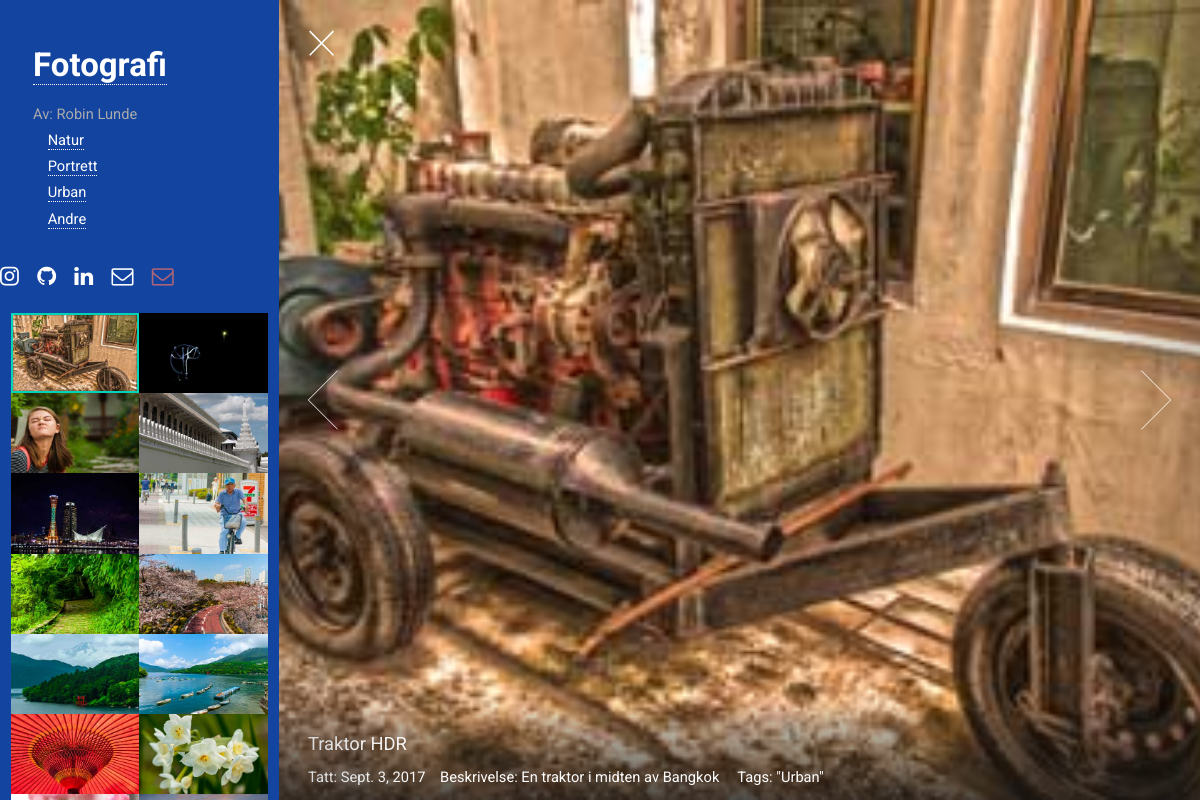
The page /images/preview/no on the database its author committed.
### images/models.py (models this page shows, shortened)
class Image(models.Model):
	id = models.AutoField(primary_key=True)
	date = models.DateField(help_text="Select date taken")
	name_no = models.CharField(max_length=30)
	comment_no = models.TextField()
	name_en = models.CharField(max_length=30)
	comment_en = models.TextField()
	name_jp = models.CharField(max_length=30)
	comment_jp = models.TextField()
	tags = models.ManyToManyField(Tag, help_text="Select tag for this picture")
	class Meta:
		ordering = ['id']

class Tag(models.Model):
	TAG_OPTS = (
		('pr', 'Preview'),
		('na', 'Nature'),
		('pe', 'People'),
		('ur', 'Urban'),
		('ot', 'Other'),
		)
	tag = models.CharField(max_length=2, choices=TAG_OPTS)

### images/views.py (the view)
# urls.py: url(r'^(?P<cat>[A-Za-z]{3,})/$', views.selection, name='selection'),
def selection(request, cat='', lang=''):
	err=''
	cat_short = {
		'': lambda x: 'pr',
		'preview': lambda x: 'pr',
		'nature': lambda x: 'na',
		'people': lambda x: 'pe',
		'urban': lambda x: 'ur',
		'other': lambda x: 'ot'
	}[cat](lambda x: '')
	if not (cat_short=='pr' or cat_short=='pe' or cat_short=='na' or cat_short=='ur' or cat_short=='ot'):
		err+='Category ' + cat + ' does not exists! Showing default!\n'
		cat_short='pr'
	if lang=='':
		lang='en'
	elif not (lang=='en' or lang=='no' or lang=='jp'):
		lang='en'
		err+='Language does not exists! Showing default!\n'
	tags = Tag.objects.filter(tag=cat_short)
	photo_list = get_list_or_404(Image, tags__in=tags)
	context = {	'photo_list': photo_list, 'err': err, 'cat': cat }
	page = 'images/index_' + lang + '.html'
	return render(request, page, context)

### images/templates/images/index_no.html (shortened to what this page needs)
<!DOCTYPE HTML>
{% load static %}
{% static "/images" as baseUrl %}
<html lang="no">
	<head>
		<link rel="stylesheet" href="{{ baseUrl }}/assets/css/main.css" />
		<link rel="stylesheet" href="{{ baseUrl }}/assets/css/rob.css" />
	</head>
	<body class="is-loading-0 is-loading-1 is-loading-2">
			<div id="main" style="background: #1344a0;">
					<header id="header">
						<h1 style="color: white;"> <a href="{% url 'images:index' lang='no' %}">Fotografi</a></h1>
						<div>Av: Robin Lunde
							<div class="myMenu" ;>
								<ul>
									<a href="{% url 'images:selection' cat='nature' lang='no' %}">Natur</a>
								</ul>
								<ul>
									<a href="{% url 'images:selection' cat='people' lang='no' %}">Portrett</a>
								</ul>
								<ul>
									<a href="{% url 'images:selection' cat='urban' lang='no' %}">Urban</a>
								</ul>
								<ul>
									<a href="{% url 'images:selection' cat='other' lang='no' %}">Andre</a>
								</ul>
							</div>
						</div>
					</header>
					<ul class="icons" style="color: white;">
							<li><a href="https://www.instagram.com/robinlunde/" target="_blank" class="icon fa-instagram"><span class="label">Instagram</span></a></li>
							<li><a href="https://github.com/Robiq" target="_blank" class="icon fa-github"><span class="label">Github</span></a></li>
							<li><a href="https://www.linkedin.com/in/robinlunde/" target="_blank" class="icon fa-linkedin"><span class="label">Email</span></a></li>
							<li><a href="mailto:robin@wub.no" class="icon fa-envelope-o"><span class="label">Mail Private</span></a></li>
							<li style="color: #FF7664;	opacity: 0.65;"><a href="mailto:robin@keio.jp" class="icon fa-envelope-o"><span class="label">Mail work</span></a></li>
						</ul>
					<section id="thumbnails">
						{% if photo_list %}
							{% for image in photo_list %}
								<article >
									<a class="thumbnail" href="{{ baseUrl }}/images/fulls/{{ image.id }}.jpg" data-position="center"><img src="{{ baseUrl }}/images/thumbs/{{ image.id }}.jpg" alt="" /></a>
									<div>
										<h2 style="color: white;">  {{ image.name_no }}</h2>
										<div style="color: white;">
											  Tatt: {{ image.date }}&emsp;Beskrivelse: {{ image.comment_no }}&emsp; Tags:
								        	{% for tag in image.tags.all %}
								        		 {% ifnotequal tag.get_tag_display "Preview" %}
								        		 "{{ tag.get_tag_display }}"
								        		 {% endifnotequal %}
								        	{% endfor %}
								    </div>
							    </div>
								</article>
							{% endfor %}
							{% else %}
							    <p>No photos are available.</p>
							{% endif %}
					</section>
			</div>
	</body>
</html>

### images/static/images/assets/css/main.css (style rules this page uses)
html, body, div, span, applet, object, iframe, h1, h2, h3, h4, h5, h6, p, blockquote, pre, a, abbr, acronym, address, big, cite, code, del, dfn, em, img, ins, kbd, q, s, samp, small, strike, strong, sub, sup, tt, var, b, u, i, center, dl, dt, dd, ol, ul, li, fieldset, form, label, legend, table, caption, tbody, tfoot, thead, tr, th, td, article, aside, canvas, details, embed, figure, figcaption, footer, header, hgroup, menu, nav, output, ruby, section, summary, time, mark, audio, video { margin: 0; padding: 0; border: 0; font-size: 100%; font: inherit; vertical-align: baseline; }
article, aside, details, figcaption, figure, footer, header, hgroup, menu, nav, section { display: block; }
body { line-height: 1; }
ol, ul { list-style: none; }
body { -webkit-text-size-adjust: none; }
*, *:before, *:after { -moz-box-sizing: border-box; -webkit-box-sizing: border-box; box-sizing: border-box; }
html, body { background-color: #101010; overflow: hidden; }
html { font-size: 16pt; }
@media screen and (max-width: 1680px) { html { font-size: 12pt; } }
@media screen and (max-width: 1280px) { html { font-size: 11pt; } }
body { background-color: #fff; color: #aaa; }
body, input, select, textarea { font-family: "Roboto", Helvetica, sans-serif; font-weight: 400; line-height: 1.65; font-size: 1em; color: #aaa; }
a { -moz-transition: color 0.25s ease, border-bottom-color 0.25s ease; -webkit-transition: color 0.25s ease, border-bottom-color 0.25s ease; -ms-transition: color 0.25s ease, border-bottom-color 0.25s ease; transition: color 0.25s ease, border-bottom-color 0.25s ease; border-bottom: dotted 1px; color: inherit; text-decoration: none; }
h1, h2, h3, h4, h5, h6 { font-weight: 400; line-height: 1.25; margin: 0 0 0.5em 0; color: #555; }
h1 a, h2 a, h3 a, h4 a, h5 a, h6 a { color: inherit; text-decoration: none; }
h2 { font-size: 1.25em; }
.icon { text-decoration: none; border-bottom: none; position: relative; }
.icon:before { -moz-osx-font-smoothing: grayscale; -webkit-font-smoothing: antialiased; font-family: FontAwesome; font-style: normal; font-weight: normal; text-transform: none !important; }
ul { list-style: disc; margin: 0 0 1.25em 0; padding-left: 1em; }
ul li { padding-left: 0.5em; }
ul.icons { cursor: default; list-style: none; padding-left: 0; }
ul.icons li { display: inline-block; padding: 0 1em 0 0; }
ul.icons li:last-child { padding-right: 0; }
ul.icons li .icon:before { font-size: 1.5rem; }
#main { -moz-transition: opacity 0.75s ease, right 0.75s ease, left 0.75s ease, visibility 0.75s; -webkit-transition: opacity 0.75s ease, right 0.75s ease, left 0.75s ease, visibility 0.75s; -ms-transition: opacity 0.75s ease, right 0.75s ease, left 0.75s ease, visibility 0.75s; transition: opacity 0.75s ease, right 0.75s ease, left 0.75s ease, visibility 0.75s; -webkit-overflow-scrolling: touch; position: fixed; top: 0; width: 22.5em; height: 100%; background: #fff; outline: 0; overflow-x: hidden; overflow-y: auto; text-align: left; visibility: visible; z-index: 10000; left: 0; }
@media screen and (max-width: 1280px) { #main { width: 19em; } }
#header { padding: 3em 2.25em 1.75em 2.25em ; }
#header h1 { font-size: 2.25em; font-weight: 700; }
#thumbnails { display: -moz-flex; display: -webkit-flex; display: -ms-flex; display: flex; -moz-flex-wrap: wrap; -webkit-flex-wrap: wrap; -ms-flex-wrap: wrap; flex-wrap: wrap; padding: 0 0.75em; }
#thumbnails article { position: relative; width: 50%; background: #101010; outline: 0; }
#thumbnails article .thumbnail { -webkit-tap-highlight-color: transparent; display: block; position: relative; border: 0; outline: 0; }
#thumbnails article .thumbnail img { display: block; width: 100%; }
#thumbnails article .thumbnail:before { -moz-pointer-events: none; -webkit-pointer-events: none; -ms-pointer-events: none; pointer-events: none; -moz-transition: opacity 0.25s ease; -webkit-transition: opacity 0.25s ease; -ms-transition: opacity 0.25s ease; transition: opacity 0.25s ease; content: ''; position: absolute; left: 0; top: 0; width: 100%; height: 100%; box-shadow: inset 0 0 0 2px #00D3B7, inset 0 0 0px 3px rgba(0, 0, 0, 0.15); opacity: 0; z-index: 1; }
#thumbnails article.active .thumbnail:before { opacity: 1; }
#viewer .slide .caption h2, #viewer .slide .caption h3, #viewer .slide .caption h4, #viewer .slide .caption h5, #viewer .slide .caption h6 { color: #fff; }

### images/static/images/assets/css/rob.css (style rules this page uses)
.myMenu ul { margin: 2px 0; color: white; }

### rows shown on the page
Image: shows a picture, name_no "Traktor HDR", date "Sept. 3, 2017", comment_no "En traktor i midten av Bangkok"
Tag: tag "Urban"
Image: shows a picture
Image: shows a picture
Image: shows a picture
Image: shows a picture
Image: shows a picture
Image: shows a picture
Image: shows a picture
Image: shows a picture
Image: shows a picture
Image: shows a picture
Image: shows a picture
Image: shows a picture
Image: shows a picture
